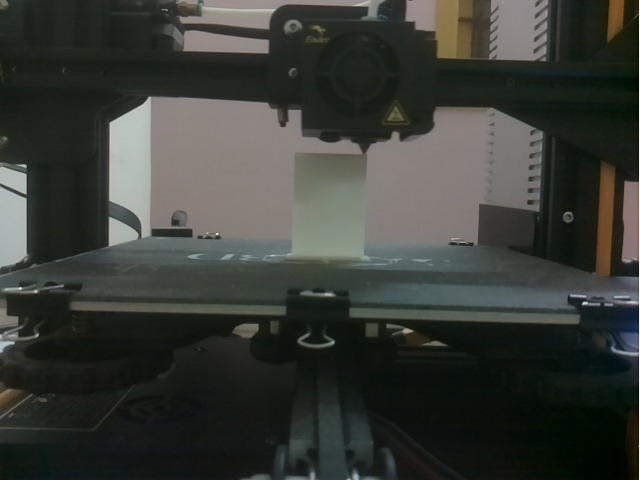
#> input picture Images/185.jpg, 640 x 480 px, given in place of the camera
$ python HSV_Video.py
#> lines starting #> are read from the running program, lines starting #| are printed output that depends on the picture; after the words box and inside, x2 and y2 are one past the last pixel; in counts of white or black regions, pixels touching at a corner belong together
import cv2
import numpy as np

cap = cv2.VideoCapture(0)

while(1):
    _, frame = cap.read()
#> frame is the input picture: shape (480, 640, 3); mean B, G, R 55, 60.1, 57.3
    hsv = cv2.cvtColor(frame, cv2.COLOR_BGR2HSV)
#> hsv: shape (480, 640, 3); mean H, S, V 52.1, 52, 62

    lower_red = np.array([81, 31, 48])
    upper_red = np.array([180,255,255])

    mask = cv2.inRange(hsv, lower_red, upper_red)
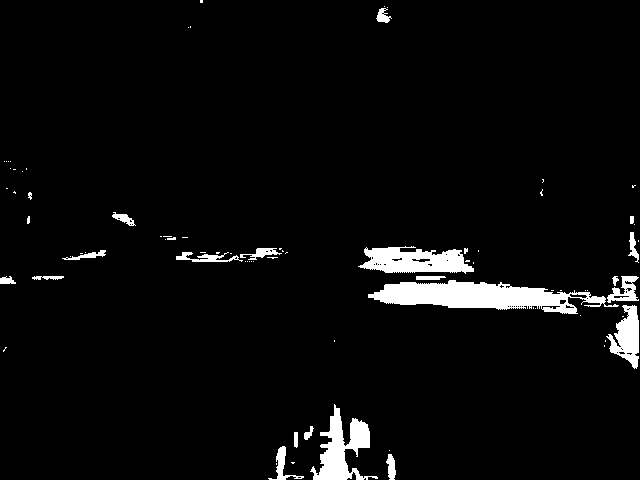
#> mask: shape (480, 640); 4.1% white; 81 white regions (58 under 20 px), largest, box (x1, y1, x2, y2) and area: (368, 280, 619, 314) 4516, (358, 246, 474, 274) 2142, (310, 404, 378, 480) 2115
    res = cv2.bitwise_and(frame,frame, mask= mask)
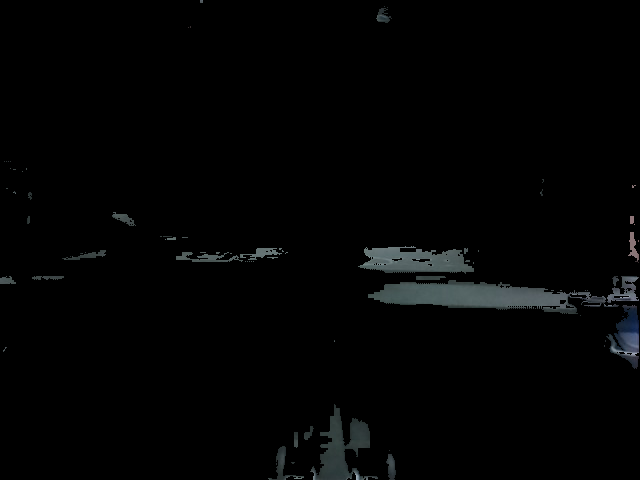
#> res: shape (480, 640, 3); mean B, G, R 3.5, 3.4, 2.9

    cv2.imshow('frame',frame)
    cv2.imshow('mask',mask)
    cv2.imshow('res',res)

    k = cv2.waitKey(5) & 0xFF
#> (key Esc is pressed here)
    if k == 27:
        break

cv2.destroyAllWindows()
cap.release()
